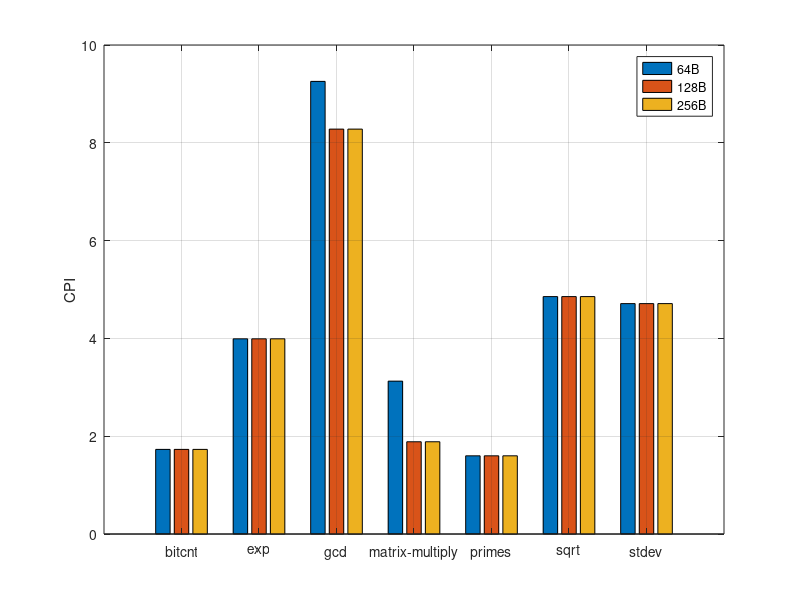
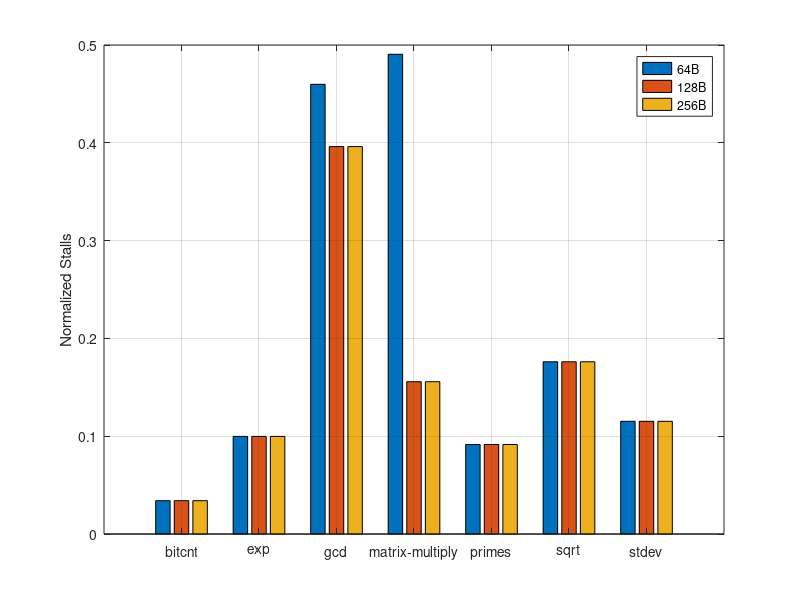

Here is the MATLAB script that generated these plots, in order:
s16 = csvread('fwd_64_16_nt.csv', 1, 1);
s32 = csvread('fwd_64_32_nt.csv', 1, 1);
s64 = csvread('fwd_64_64_nt.csv', 1, 1);

col = 3;

programs = {'bitcnt', 'exp', 'gcd', 'matrix-multiply', 'primes', 'sqrt', 'stdev'};
cpi = [sum(s16, 2) ./ s16(:, 1) ...
       sum(s32, 2) ./ s32(:, 1) ...
       sum(s64, 2) ./ s64(:, 1)];
stalls = [s16(:, col) ./ sum(s16, 2) ...
          s32(:, col) ./ sum(s32, 2) ...
          s64(:, col) ./ sum(s64, 2)];

legends = {'64B', '128B', '256B'};

figure;
bar(cpi);
legend(legends);
set(gca, 'XTickLabel', programs);
xtickangle(45);
ylabel('CPI');
grid on;

figure;
bar(stalls);
legend(legends);
set(gca, 'XTickLabel', programs);
xtickangle(45);
ylabel('Normalized Stalls');
grid on;
